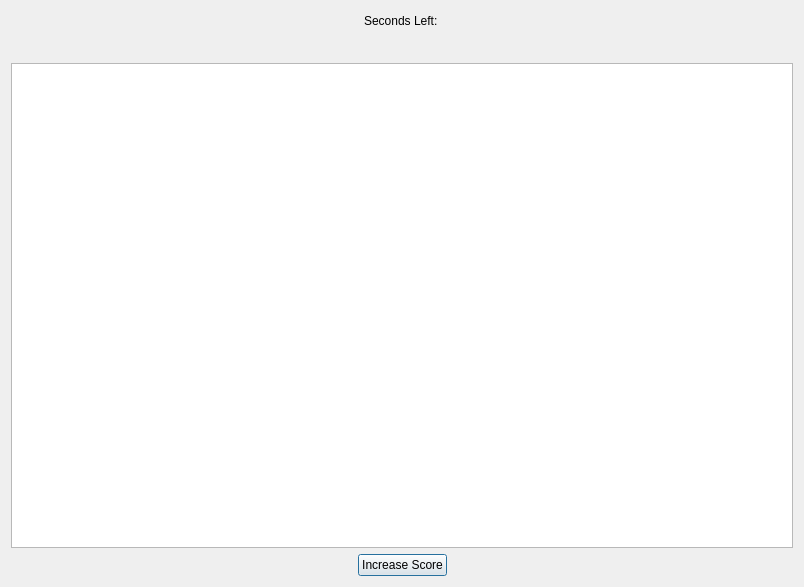
<?xml version="1.0" encoding="UTF-8"?>
<ui version="4.0">
 <class>GamePlayDialog</class>
 <widget class="QDialog" name="GamePlayDialog">
  <property name="geometry">
   <rect>
    <x>0</x>
    <y>0</y>
    <width>804</width>
    <height>570</height>
   </rect>
  </property>
  <property name="focusPolicy">
   <enum>Qt::StrongFocus</enum>
  </property>
  <property name="windowTitle">
   <string>Dialog</string>
  </property>
  <layout class="QVBoxLayout" name="verticalLayout">
   <item>
    <layout class="QHBoxLayout" name="horizontalLayout">
     <item>
      <spacer name="horizontalSpacer_2">
       <property name="orientation">
        <enum>Qt::Horizontal</enum>
       </property>
       <property name="sizeHint" stdset="0">
        <size>
         <width>40</width>
         <height>20</height>
        </size>
       </property>
      </spacer>
     </item>
     <item>
      <widget class="QLabel" name="countdown">
       <property name="text">
        <string>Seconds Left: </string>
       </property>
      </widget>
     </item>
     <item>
      <spacer name="horizontalSpacer_5">
       <property name="orientation">
        <enum>Qt::Horizontal</enum>
       </property>
       <property name="sizeHint" stdset="0">
        <size>
         <width>40</width>
         <height>20</height>
        </size>
       </property>
      </spacer>
     </item>
    </layout>
   </item>
   <item>
    <layout class="QHBoxLayout" name="horizontalLayout_8">
     <item>
      <spacer name="horizontalSpacer">
       <property name="orientation">
        <enum>Qt::Horizontal</enum>
       </property>
       <property name="sizeHint" stdset="0">
        <size>
         <width>40</width>
         <height>20</height>
        </size>
       </property>
      </spacer>
     </item>
     <item>
      <layout class="QHBoxLayout" name="horizontalLayout_3">
       <item>
        <widget class="QLabel" name="player1Name">
         <property name="text">
          <string/>
         </property>
        </widget>
       </item>
       <item>
        <widget class="QLabel" name="player1Score">
         <property name="text">
          <string/>
         </property>
        </widget>
       </item>
      </layout>
     </item>
     <item>
      <spacer name="horizontalSpacer_6">
       <property name="orientation">
        <enum>Qt::Horizontal</enum>
       </property>
       <property name="sizeHint" stdset="0">
        <size>
         <width>40</width>
         <height>20</height>
        </size>
       </property>
      </spacer>
     </item>
     <item>
      <layout class="QHBoxLayout" name="horizontalLayout_4">
       <item>
        <widget class="QLabel" name="player2Name">
         <property name="text">
          <string/>
         </property>
        </widget>
       </item>
       <item>
        <widget class="QLabel" name="player2Score">
         <property name="text">
          <string/>
         </property>
        </widget>
       </item>
      </layout>
     </item>
     <item>
      <spacer name="horizontalSpacer_7">
       <property name="orientation">
        <enum>Qt::Horizontal</enum>
       </property>
       <property name="sizeHint" stdset="0">
        <size>
         <width>40</width>
         <height>20</height>
        </size>
       </property>
      </spacer>
     </item>
     <item>
      <layout class="QHBoxLayout" name="horizontalLayout_5">
       <item>
        <widget class="QLabel" name="player3Name">
         <property name="text">
          <string/>
         </property>
        </widget>
       </item>
       <item>
        <widget class="QLabel" name="player3Score">
         <property name="text">
          <string/>
         </property>
        </widget>
       </item>
      </layout>
     </item>
     <item>
      <spacer name="horizontalSpacer_8">
       <property name="orientation">
        <enum>Qt::Horizontal</enum>
       </property>
       <property name="sizeHint" stdset="0">
        <size>
         <width>40</width>
         <height>20</height>
        </size>
       </property>
      </spacer>
     </item>
     <item>
      <layout class="QHBoxLayout" name="horizontalLayout_6">
       <item>
        <widget class="QLabel" name="player4Name">
         <property name="text">
          <string/>
         </property>
        </widget>
       </item>
       <item>
        <widget class="QLabel" name="player4Score">
         <property name="text">
          <string/>
         </property>
        </widget>
       </item>
      </layout>
     </item>
     <item>
      <spacer name="horizontalSpacer_9">
       <property name="orientation">
        <enum>Qt::Horizontal</enum>
       </property>
       <property name="sizeHint" stdset="0">
        <size>
         <width>40</width>
         <height>20</height>
        </size>
       </property>
      </spacer>
     </item>
     <item>
      <layout class="QHBoxLayout" name="horizontalLayout_7">
       <item>
        <widget class="QLabel" name="player5Name">
         <property name="text">
          <string/>
         </property>
        </widget>
       </item>
       <item>
        <widget class="QLabel" name="player5Score">
         <property name="text">
          <string/>
         </property>
        </widget>
       </item>
      </layout>
     </item>
     <item>
      <spacer name="horizontalSpacer_10">
       <property name="orientation">
        <enum>Qt::Horizontal</enum>
       </property>
       <property name="sizeHint" stdset="0">
        <size>
         <width>40</width>
         <height>20</height>
        </size>
       </property>
      </spacer>
     </item>
    </layout>
   </item>
   <item>
    <widget class="QGraphicsView" name="graphicsView">
     <property name="sizePolicy">
      <sizepolicy hsizetype="Minimum" vsizetype="Minimum">
       <horstretch>0</horstretch>
       <verstretch>0</verstretch>
      </sizepolicy>
     </property>
     <property name="minimumSize">
      <size>
       <width>640</width>
       <height>485</height>
      </size>
     </property>
     <property name="maximumSize">
      <size>
       <width>1000</width>
       <height>1000</height>
      </size>
     </property>
     <property name="focusPolicy">
      <enum>Qt::StrongFocus</enum>
     </property>
     <property name="verticalScrollBarPolicy">
      <enum>Qt::ScrollBarAsNeeded</enum>
     </property>
     <property name="horizontalScrollBarPolicy">
      <enum>Qt::ScrollBarAsNeeded</enum>
     </property>
     <property name="sizeAdjustPolicy">
      <enum>QAbstractScrollArea::AdjustIgnored</enum>
     </property>
     <property name="sceneRect">
      <rectf>
       <x>0.000000000000000</x>
       <y>0.000000000000000</y>
       <width>0.000000000000000</width>
       <height>0.000000000000000</height>
      </rectf>
     </property>
     <property name="alignment">
      <set>Qt::AlignCenter</set>
     </property>
    </widget>
   </item>
   <item>
    <layout class="QHBoxLayout" name="horizontalLayout_2">
     <item>
      <spacer name="horizontalSpacer_3">
       <property name="orientation">
        <enum>Qt::Horizontal</enum>
       </property>
       <property name="sizeHint" stdset="0">
        <size>
         <width>40</width>
         <height>20</height>
        </size>
       </property>
      </spacer>
     </item>
     <item>
      <widget class="QPushButton" name="increaseScoreButton">
       <property name="text">
        <string>Increase Score</string>
       </property>
      </widget>
     </item>
     <item>
      <spacer name="horizontalSpacer_4">
       <property name="orientation">
        <enum>Qt::Horizontal</enum>
       </property>
       <property name="sizeHint" stdset="0">
        <size>
         <width>40</width>
         <height>20</height>
        </size>
       </property>
      </spacer>
     </item>
    </layout>
   </item>
  </layout>
 </widget>
 <resources/>
 <connections/>
</ui>
